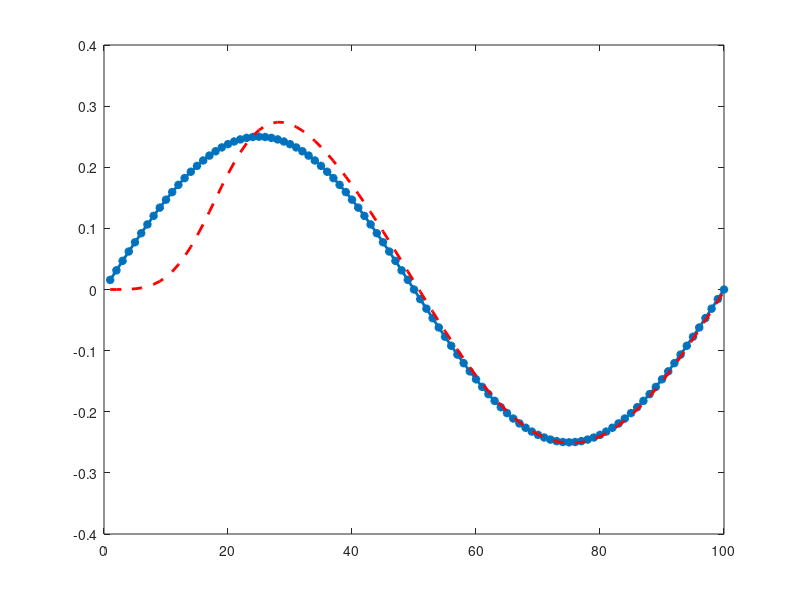
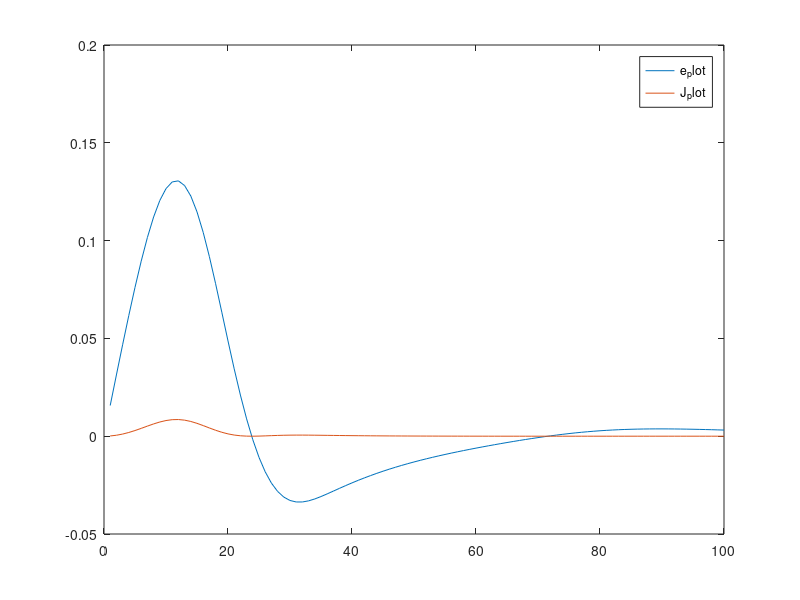

The MATLAB script that drew these images, in order:
clc
clear all
close all
% Create and Plot Raw Data
x = 1:100;

% y = rand(1,length(x))./10;
% y = 0.25*x + randn(1,length(x));
% y = 1./(1+ exp(-0.5*x + randn(1,length(x))));
y = 0.25*sin(2*pi*x/100);
% y = 0.5 + 0.25*sin(2*pi*x/100)+ 0.05*randn(1,length(x));
% y = rand(1,length(x)).*x + 10;
% y = 0.25.*x.^2 + 10.*x + randn(1,length(x));
y_hat(1) = 0;
e(1) = 0;
b = 0;
w(1) = 0;
alpha = 0.0005;% 0.002;

plot(x,y,'-*','LineWidth',2)


for i = 1:length(x)
    % do sth
    % for j = 1:10000
    y_hat(i) = (exp((w(i)'*x(i)+b))-exp(-(w(i)'*x(i)+b)))/(exp((w(i)'*x(i)+b))+exp(-(w(i)'*x(i)+b)));

    e(i) = y(i)-y_hat(i);

    J(i) = 0.5*(e(i))^2;
    w(i+1) = w(i) + alpha*e(i)*(1-(y_hat(i))^2)*x(i);
    % end

    

end


hold on
plot(x,y_hat,'r--','LineWidth',2)
hold off

figure
plot(e)
hold on
plot(J)
hold off
legend('e_plot','J_plot')

disp(mean(J))